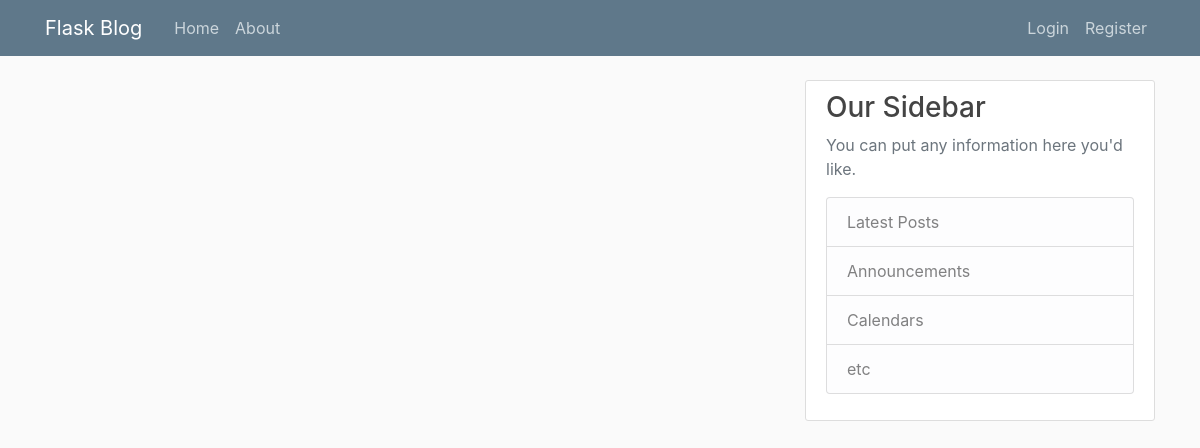
Page /home on the earlier database version.
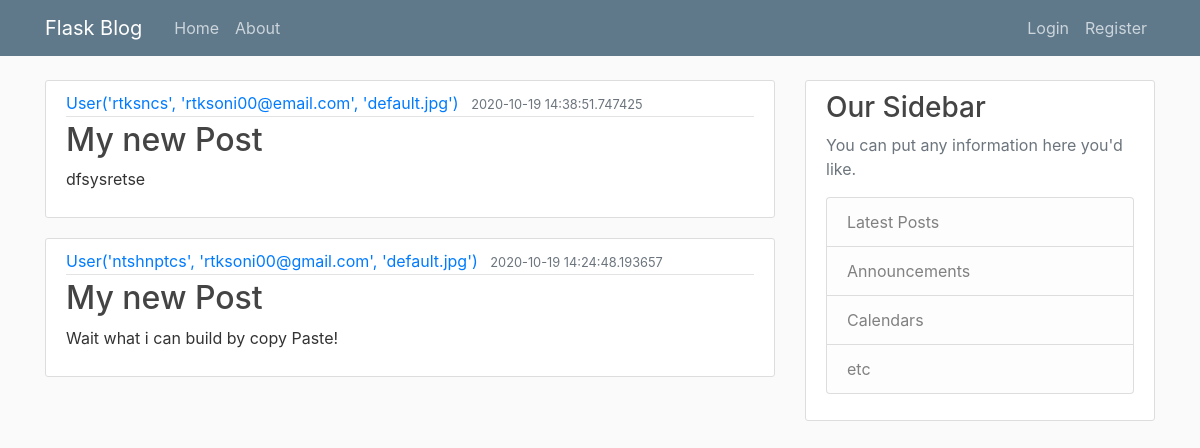
Same page on the later database version.
### flaskblog/models.py (models this page shows, shortened)
class Post(db.Model):
    id = db.Column(db.Integer, primary_key=True)
    title = db.Column(db.String(100), nullable=False)
    date_posted = db.Column(db.DateTime, nullable=False, default=datetime.utcnow)
    content = db.Column(db.Text, nullable=False)
    user_id = db.Column(db.Integer, db.ForeignKey('user.id'), nullable=False)

class User(db.Model, UserMixin):
    id = db.Column(db.Integer, primary_key=True)
    username = db.Column(db.String(20), unique=True, nullable=False)
    email = db.Column(db.String(120), unique=True, nullable=False)
    image_file = db.Column(db.String(20), nullable=False, default='default.jpg')
    password = db.Column(db.String(60), nullable=False)
    posts = db.relationship('Post', backref='author', lazy=True)
    def __repr__(self):
        return f"User('{self.username}', '{self.email}', '{self.image_file}')"

### flaskblog/routes.py (the view)
@app.route("/")
@app.route("/home")
def home():
    page = request.args.get('page', 1, type=int)
    posts = Post.query.order_by(Post.date_posted.desc()).paginate(page=page, per_page=5)
    return render_template('home.html', posts=posts)

### flaskblog/templates/home.html
{% extends "layout.html" %}
{% block content %}
    {% for post in posts %}
        <article class="media content-section">
          <div class="media-body">
            <div class="article-metadata">
              <a class="mr-2" href="#">{{ post.author }}</a>
              <small class="text-muted">{{ post.date_posted }}</small>
            </div>
            <h2><a class="article-title" href="#">{{ post.title }}</a></h2>
            <p class="article-content">{{ post.content }}</p>
          </div>
        </article>
    {% endfor %}
{% endblock content %}

### flaskblog/templates/layout.html (shortened to what this page needs)
<!DOCTYPE html>
<html>
<head>
    <link rel="stylesheet" href="https://maxcdn.bootstrapcdn.com/bootstrap/4.0.0/css/bootstrap.min.css">
    <link rel="stylesheet" type="text/css" href="{{ url_for('static', filename='main.css') }}">
</head>
<body>
    <header class="site-header">
      <nav class="navbar navbar-expand-md navbar-dark bg-steel fixed-top">
        <div class="container">
          <a class="navbar-brand mr-4" href="/">Flask Blog</a>
          <div class="collapse navbar-collapse" id="navbarToggle">
            <div class="navbar-nav mr-auto">
              <a class="nav-item nav-link" href="{{ url_for('home') }}">Home</a>
              <a class="nav-item nav-link" href="{{ url_for('about') }}">About</a>
            </div>
            <div class="navbar-nav">
              {% if current_user.is_authenticated %}
                <a class="nav-item nav-link" href="{{ url_for('new_post') }}">New Post</a>
                <a class="nav-item nav-link" href="{{ url_for('account') }}">Account</a>
                <a class="nav-item nav-link" href="{{ url_for('logout') }}">Logout</a>
              {% else %}
                <a class="nav-item nav-link" href="{{ url_for('login') }}">Login</a>
                <a class="nav-item nav-link" href="{{ url_for('register') }}">Register</a>
              {% endif %}
            </div>
          </div>
        </div>
      </nav>
    </header>
    <main role="main" class="container">
      <div class="row">
        <div class="col-md-8">
          {% block content %}{% endblock %}
        </div>
        <div class="col-md-4">
          <div class="content-section">
            <h3>Our Sidebar</h3>
            <p class='text-muted'>You can put any information here you'd like.
              <ul class="list-group">
                <li class="list-group-item list-group-item-light">Latest Posts</li>
                <li class="list-group-item list-group-item-light">Announcements</li>
                <li class="list-group-item list-group-item-light">Calendars</li>
                <li class="list-group-item list-group-item-light">etc</li>
              </ul>
            </p>
          </div>
        </div>
      </div>
    </main>
</body>
</html>

### flaskblog/static/main.css (style rules this page uses)
body { background: #fafafa; color: #333333; margin-top: 5rem; }
h1, h2, h3, h4, h5, h6 { color: #444444; }
.bg-steel { background-color: #5f788a; }
.site-header .navbar-nav .nav-link { color: #cbd5db; }
.content-section { background: #ffffff; padding: 10px 20px; border: 1px solid #dddddd; border-radius: 3px; margin-bottom: 20px; }
.article-title { color: #444444; }
.article-content { white-space: pre-line; }
.article-metadata { padding-bottom: 1px; margin-bottom: 4px; border-bottom: 1px solid #e3e3e3 }

Differences in the rows shown:
added Post: author "User('rtksncs', 'rtksoni00@email.com', 'default.jpg')", date_posted "2020-10-19 14:38:51.747425", title "My new Post", content "dfsysretse"
added Post: author "User('ntshnptcs', 'rtksoni00@gmail.com', 'default.jpg')", date_posted "2020-10-19 14:24:48.193657", title "My new Post", content "Wait what i can build by copy Paste!"
